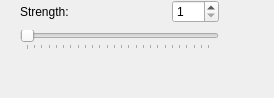
<?xml version="1.0" encoding="UTF-8"?>
<ui version="4.0">
 <class>ImageEffectPosterize</class>
 <widget class="SectionContainer" name="ImageEffectPosterize">
  <property name="geometry">
   <rect>
    <x>0</x>
    <y>0</y>
    <width>274</width>
    <height>98</height>
   </rect>
  </property>
  <property name="windowTitle">
   <string>Form</string>
  </property>
  <property name="title" stdset="0">
   <string>Posterize</string>
  </property>
  <widget class="QWidget" name="page">
   <layout class="QGridLayout" name="gridLayout">
    <item row="0" column="1">
     <widget class="QLabel" name="label">
      <property name="text">
       <string>Strength:</string>
      </property>
     </widget>
    </item>
    <item row="0" column="2">
     <spacer name="horizontalSpacer_2">
      <property name="orientation">
       <enum>Qt::Horizontal</enum>
      </property>
      <property name="sizeHint" stdset="0">
       <size>
        <width>91</width>
        <height>20</height>
       </size>
      </property>
     </spacer>
    </item>
    <item row="0" column="3">
     <widget class="QSpinBox" name="spinBox">
      <property name="minimum">
       <number>1</number>
      </property>
      <property name="maximum">
       <number>255</number>
      </property>
     </widget>
    </item>
    <item row="1" column="1" colspan="3">
     <widget class="QSlider" name="horizontalSlider">
      <property name="minimum">
       <number>1</number>
      </property>
      <property name="maximum">
       <number>255</number>
      </property>
      <property name="orientation">
       <enum>Qt::Horizontal</enum>
      </property>
      <property name="tickPosition">
       <enum>QSlider::TicksBelow</enum>
      </property>
     </widget>
    </item>
    <item row="0" column="0">
     <spacer name="horizontalSpacer">
      <property name="orientation">
       <enum>Qt::Horizontal</enum>
      </property>
      <property name="sizeType">
       <enum>QSizePolicy::Fixed</enum>
      </property>
      <property name="sizeHint" stdset="0">
       <size>
        <width>20</width>
        <height>24</height>
       </size>
      </property>
     </spacer>
    </item>
   </layout>
  </widget>
 </widget>
 <customwidgets>
  <customwidget>
   <class>SectionContainer</class>
   <extends>QWidget</extends>
   <header>section_container/section_container.h</header>
   <addpagemethod>addPage</addpagemethod>
   <container>1</container>
  </customwidget>
 </customwidgets>
 <resources/>
 <connections/>
</ui>
